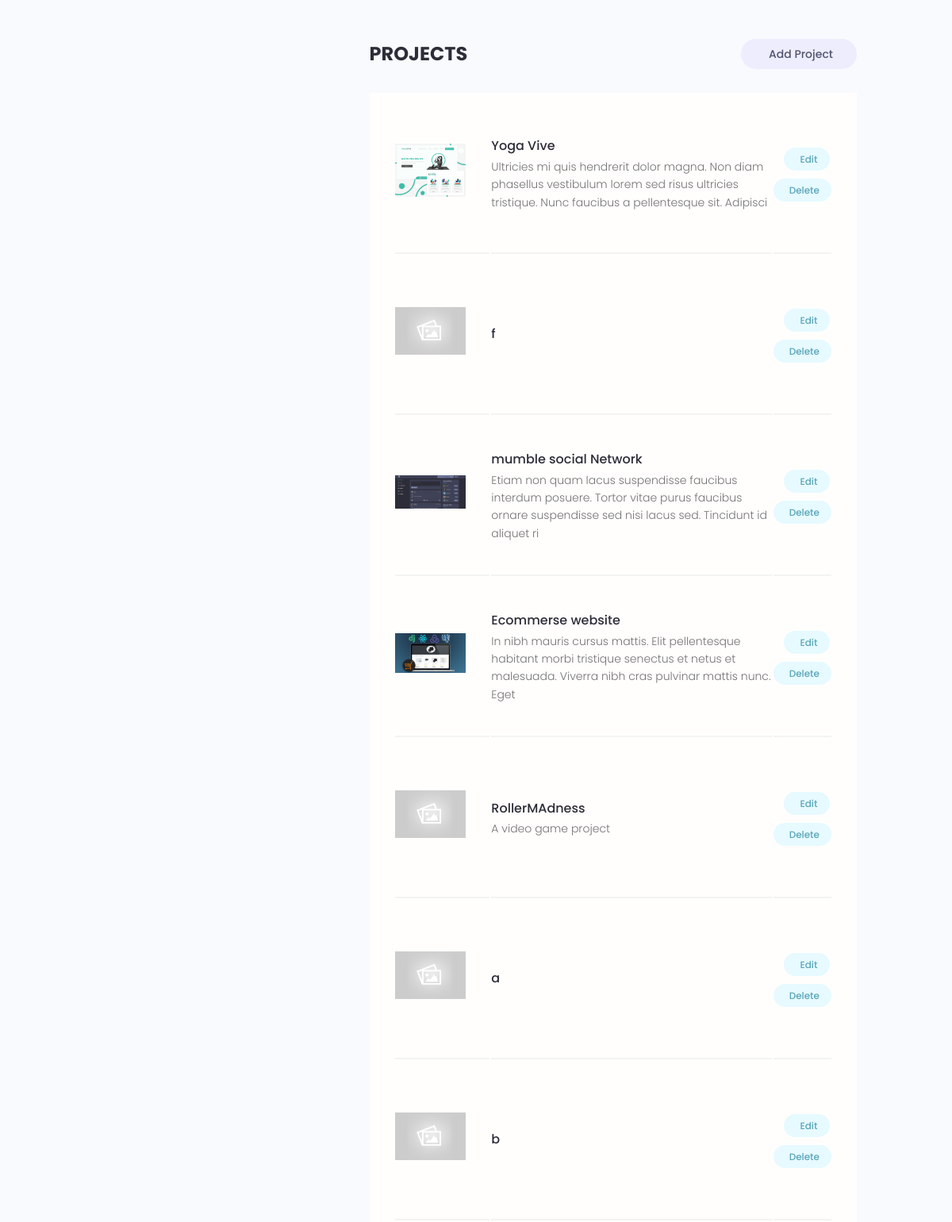
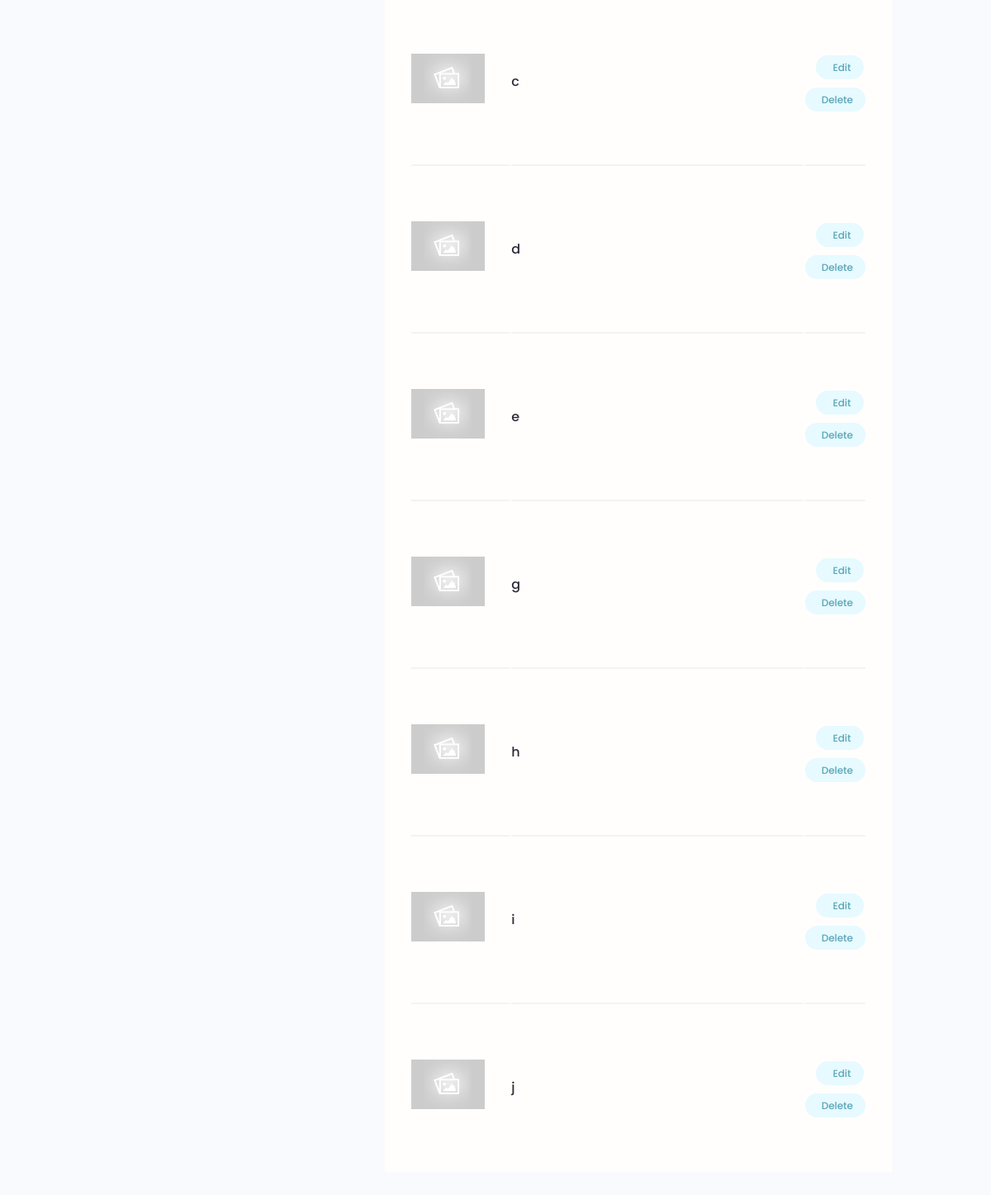
Page /account/ (signed in, lower part) on the earlier database version (2 pictures, top to bottom).
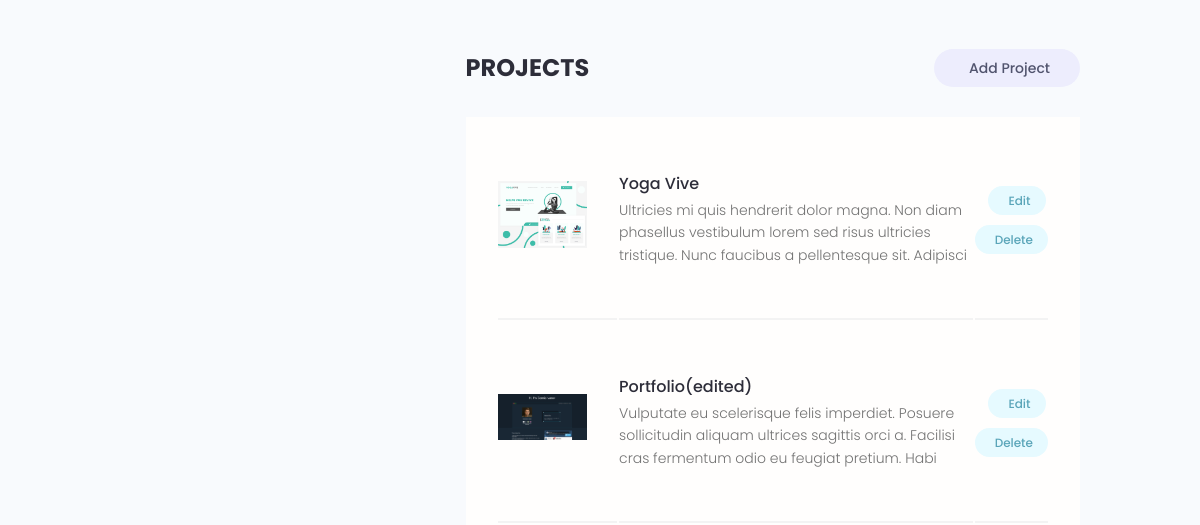
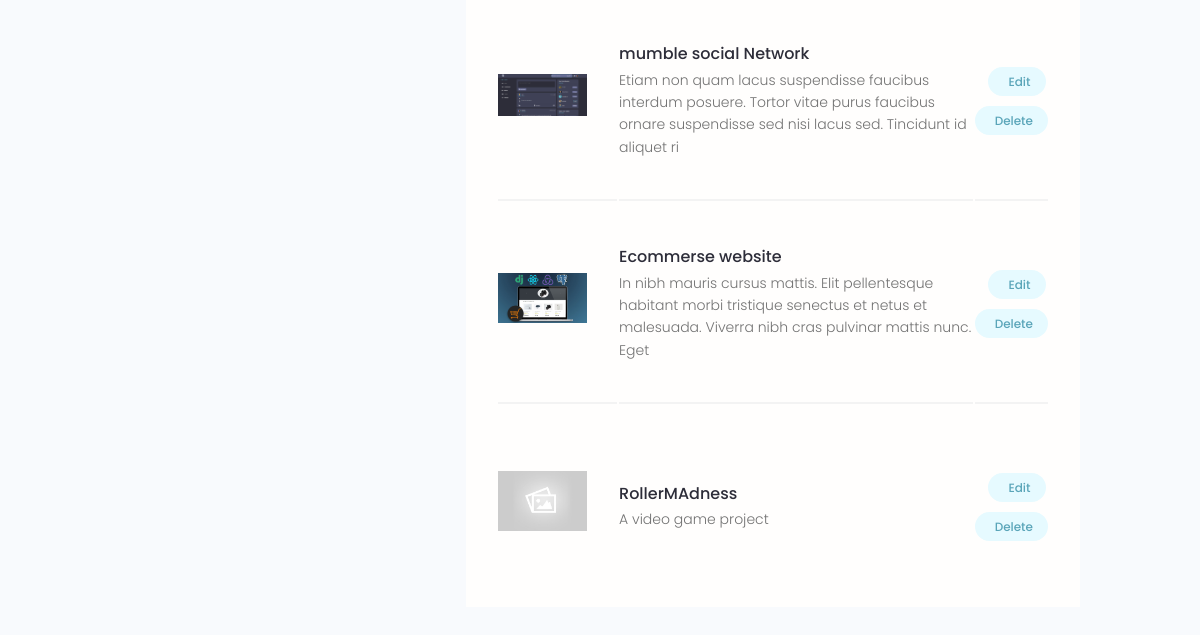
Same page on the later database version (2 pictures, top to bottom).
### projects/models.py (models this page shows, shortened)
class Project(models.Model):
    owner =models.ForeignKey(Profiles, null=True , blank= True , on_delete=models.CASCADE)
    title = models.CharField(max_length=200)
    description = models.TextField(null=True,blank=True)
    featured_image=models.ImageField(null=True,blank=True,default='default.jpg')
    demo_link = models.CharField(max_length=2000 , null=True , blank=True)
    source_link = models.CharField(max_length=2000,null=True,blank=True)
    tags=models.ManyToManyField('Tag',blank=True)
    vote_total = models.IntegerField(default=0 ,null= True,blank=True)
    vote_ratio = models.IntegerField(default=0 ,null= True,blank=True)
    created = models.DateTimeField(auto_now_add=True)
    id = models.UUIDField(default=uuid.uuid4,unique=True,primary_key=True,editable=False)
    class Meta:
        ordering=['-vote_ratio','-vote_total','title']
    @property
    def imageURL(self):
        try:
            url = self.featured_image.url
        except:
            url=""
        return url

### users/views.py (the view)
# urls.py: path('account/',views.userAccount, name="account"),
@login_required(login_url='login')
def userAccount(request):
    profile = request.user.profiles
    skills = profile.skill_set.all()
    projects = profile.project_set.all()
    context={'profile':profile , 'skills':skills , 'projects':projects}
    return render(request , 'users/account.html', context )

### users/models.py (called while the page is built)
    @property
    def imageURL(self):
        try:
            url = self.profile_image.url
        except:
            url=""
        return url

### users/templates/users/account.html (shortened to what this page needs)
{% extends "main.html" %}
{% block content %}
  <main class="settingsPage profile my-md">
    <div class="container">
      <div class="layout">
        <div class="column column--1of3">
        </div>
        <div class="column column--2of3">
          <div class="settings">
            <h3 class="settings__title">Projects</h3>
            <a class="tag tag--pill tag--sub settings__btn tag--lg" href="{% url 'create-project' %}"> Add Project</a>
          </div>
          <table class="settings__table">
            {% for project in projects %}
            <tr>
              <td class="settings__thumbnail">
                <a href="{% url 'project' project.id %}"><img src="{{project.imageURL}}" alt="Project Thumbnail" /></a>
              </td>
              <td class="settings__tableInfo">
                <a href="{% url 'project' project.id %}">{{project.title}}</a>
                <p>
                  {{project.description|slice:"150"}}
                </p>
              </td>
              <td class="settings__tableActions">
                <a class="tag tag--pill tag--main settings__btn" href="{% url 'update-project' project.id %}"> Edit</a>
                <a class="tag tag--pill tag--main settings__btn" href="{% url 'delete-project' project.id %}?next=/account">
                  Delete</a>
              </td>
            </tr>
            {% endfor %}
          </table>
        </div>
      </div>
    </div>
  </main>
  {% endblock %}

Differences in the rows shown:
removed Project: imageURL (placeholder picture), title "f"
removed Project: imageURL (placeholder picture), title "a"
removed Project: imageURL (placeholder picture), title "b"
removed Project: imageURL (placeholder picture), title "c"
removed Project: imageURL (placeholder picture), title "d"
removed Project: imageURL (placeholder picture), title "e"
removed Project: imageURL (placeholder picture), title "g"
removed Project: imageURL (placeholder picture), title "h"
removed Project: imageURL (placeholder picture), title "i"
removed Project: imageURL (placeholder picture), title "j"
now on this page (row edited): Project: imageURL (picture), title "Portfolio(edited)", description "Vulputate eu scelerisque felis imperdiet. Posuere sollicitudin aliquam ultrices sagittis orci a. Facilisi cras fermentum odio eu feugiat pretium. Habi"
